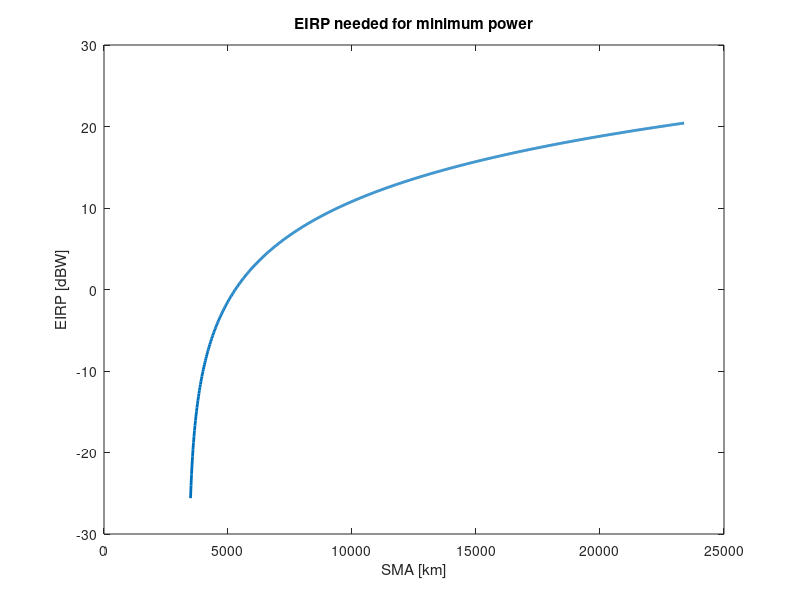

MATLAB code to generate this figure: (Note: this script raises an error after producing the figure.)
% NAVIGATION SYSTEM DOWNLINK
clear, clc, close all

% Fixing the minimum SNR (from GPS)
SNR = 15; % [dB]

% Reciever Processing Gain (to extract the C/A code)
gain_proc = 30; %[dB]

% Reciever Bandwidth
bandwidth = 4e6; %[Hz]

f = 4.01e8; %[Hz] %UHF
c = 3e8; %[m/s]
lambda = c / f;

R_mars = 3389.5e3; %[m]

path_loss = @(x) 20 * log10(4 * pi * x / lambda);
SMA = linspace(100e3, 20000e3, 1000) + R_mars; %[m]
losses = path_loss(SMA - R_mars);

% Noise 
k = 1.3806e-23;
T_bb = 250;
T_amp = 30;

power_noise = 10 * log10( k * (T_bb + T_amp) * bandwidth );

CNR = SNR - gain_proc;

power_recieved = power_noise + CNR;

gain_reciever = 0; %dBi
design_margin = 3; %dB

EIRP = power_recieved - gain_reciever + losses + design_margin;

figure
plot(SMA/1000, EIRP, 'LineWidth', 2)
xlabel('SMA [km]')
ylabel('EIRP [dBW]')
title('EIRP needed for minimum power')
hold on
xline(R_mars/1000);
xline(11500);
xlim([0, 12000])
grid on

% Different Gains
gains = [0, 2, 5, 10, 15];
n = length(gains);

figure
hold on
for kk = 1 : n
    P_db = EIRP - gains(kk);
    P = 10.^(P_db./10);
    plot(SMA/1000, P, 'LineWidth', 2)
end
xlabel('SMA [km]')
ylabel('P [W]')
title('Power needed with different gains @ UHF')
hold on
xline(R_mars/1000);
xline(11500);
xlim([0, 12000])
grid on
legend('G = 0', 'G = 2', 'G = 5', 'G = 10', 'G = 15')
